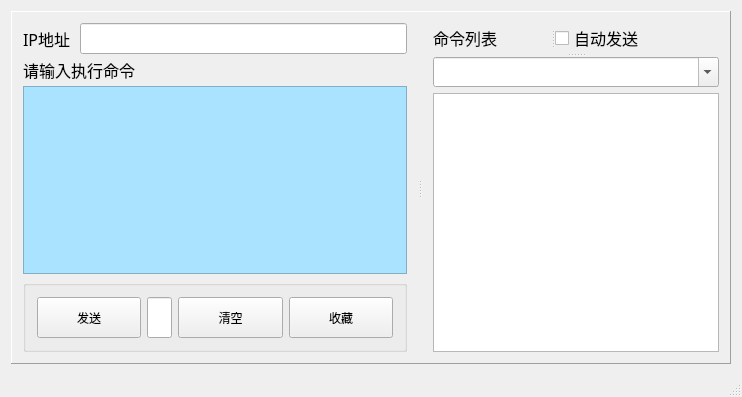
<?xml version="1.0" encoding="UTF-8"?>
<ui version="4.0">
 <class>MainWindow</class>
 <widget class="QMainWindow" name="MainWindow">
  <property name="geometry">
   <rect>
    <x>0</x>
    <y>0</y>
    <width>742</width>
    <height>397</height>
   </rect>
  </property>
  <property name="windowTitle">
   <string>命令客户端</string>
  </property>
  <widget class="QWidget" name="centralWidget">
   <layout class="QGridLayout" name="gridLayout">
    <item row="0" column="0">
     <widget class="QSplitter" name="splitter">
      <property name="sizePolicy">
       <sizepolicy hsizetype="Expanding" vsizetype="Expanding">
        <horstretch>3</horstretch>
        <verstretch>0</verstretch>
       </sizepolicy>
      </property>
      <property name="frameShape">
       <enum>QFrame::Panel</enum>
      </property>
      <property name="frameShadow">
       <enum>QFrame::Raised</enum>
      </property>
      <property name="orientation">
       <enum>Qt::Horizontal</enum>
      </property>
      <property name="childrenCollapsible">
       <bool>true</bool>
      </property>
      <widget class="QWidget" name="layoutWidget">
       <layout class="QVBoxLayout" name="verticalLayout">
        <item>
         <layout class="QHBoxLayout" name="horizontalLayout_2">
          <item>
           <widget class="QLabel" name="label_2">
            <property name="minimumSize">
             <size>
              <width>51</width>
              <height>16</height>
             </size>
            </property>
            <property name="font">
             <font>
              <family>宋体</family>
              <pointsize>12</pointsize>
              <weight>50</weight>
              <bold>false</bold>
             </font>
            </property>
            <property name="text">
             <string>IP地址</string>
            </property>
           </widget>
          </item>
          <item>
           <widget class="QLineEdit" name="lineEdit">
            <property name="minimumSize">
             <size>
              <width>251</width>
              <height>31</height>
             </size>
            </property>
           </widget>
          </item>
         </layout>
        </item>
        <item>
         <widget class="QLabel" name="label">
          <property name="minimumSize">
           <size>
            <width>131</width>
            <height>16</height>
           </size>
          </property>
          <property name="maximumSize">
           <size>
            <width>16777215</width>
            <height>30</height>
           </size>
          </property>
          <property name="font">
           <font>
            <family>宋体</family>
            <pointsize>12</pointsize>
            <weight>50</weight>
            <bold>false</bold>
           </font>
          </property>
          <property name="text">
           <string>请输入执行命令</string>
          </property>
         </widget>
        </item>
        <item>
         <widget class="QTextEdit" name="textEdit">
          <property name="maximumSize">
           <size>
            <width>16777215</width>
            <height>16777215</height>
           </size>
          </property>
          <property name="font">
           <font>
            <family>宋体</family>
            <pointsize>14</pointsize>
            <weight>75</weight>
            <bold>true</bold>
           </font>
          </property>
          <property name="styleSheet">
           <string notr="true">background-color: rgb(170, 227, 255);</string>
          </property>
         </widget>
        </item>
        <item>
         <widget class="QGroupBox" name="horizontalGroupBox">
          <layout class="QHBoxLayout" name="horizontalLayout">
           <item>
            <widget class="QPushButton" name="pushButton_connect">
             <property name="minimumSize">
              <size>
               <width>91</width>
               <height>41</height>
              </size>
             </property>
             <property name="maximumSize">
              <size>
               <width>107</width>
               <height>41</height>
              </size>
             </property>
             <property name="text">
              <string>发送</string>
             </property>
            </widget>
           </item>
           <item>
            <widget class="QLineEdit" name="lineEdit_sendnum">
             <property name="minimumSize">
              <size>
               <width>10</width>
               <height>10</height>
              </size>
             </property>
             <property name="maximumSize">
              <size>
               <width>25</width>
               <height>41</height>
              </size>
             </property>
             <property name="toolTip">
              <string>执行数量</string>
             </property>
             <property name="maxLength">
              <number>300</number>
             </property>
            </widget>
           </item>
           <item>
            <widget class="QPushButton" name="pushButton_clear">
             <property name="minimumSize">
              <size>
               <width>91</width>
               <height>41</height>
              </size>
             </property>
             <property name="maximumSize">
              <size>
               <width>106</width>
               <height>41</height>
              </size>
             </property>
             <property name="text">
              <string>清空</string>
             </property>
            </widget>
           </item>
           <item>
            <widget class="QPushButton" name="pushButton_collect">
             <property name="minimumSize">
              <size>
               <width>91</width>
               <height>41</height>
              </size>
             </property>
             <property name="maximumSize">
              <size>
               <width>106</width>
               <height>41</height>
              </size>
             </property>
             <property name="text">
              <string>收藏</string>
             </property>
            </widget>
           </item>
          </layout>
         </widget>
        </item>
       </layout>
      </widget>
      <widget class="QWidget" name="layoutWidget">
       <layout class="QVBoxLayout" name="verticalLayout_2">
        <item>
         <widget class="QSplitter" name="splitter_4">
          <property name="orientation">
           <enum>Qt::Vertical</enum>
          </property>
          <widget class="QSplitter" name="splitter_3">
           <property name="orientation">
            <enum>Qt::Horizontal</enum>
           </property>
           <widget class="QLabel" name="label_3">
            <property name="minimumSize">
             <size>
              <width>0</width>
              <height>0</height>
             </size>
            </property>
            <property name="maximumSize">
             <size>
              <width>16777215</width>
              <height>30</height>
             </size>
            </property>
            <property name="font">
             <font>
              <family>宋体</family>
              <pointsize>12</pointsize>
              <weight>50</weight>
              <bold>false</bold>
             </font>
            </property>
            <property name="text">
             <string>命令列表</string>
            </property>
           </widget>
           <widget class="QCheckBox" name="checkBox_autosend">
            <property name="font">
             <font>
              <family>宋体</family>
              <pointsize>12</pointsize>
              <weight>50</weight>
              <bold>false</bold>
             </font>
            </property>
            <property name="text">
             <string>自动发送</string>
            </property>
           </widget>
          </widget>
          <widget class="QComboBox" name="comboBox_findlist">
           <property name="maximumSize">
            <size>
             <width>16777215</width>
             <height>30</height>
            </size>
           </property>
           <property name="font">
            <font>
             <family>Times New Roman</family>
             <pointsize>14</pointsize>
            </font>
           </property>
           <property name="editable">
            <bool>true</bool>
           </property>
           <property name="maxVisibleItems">
            <number>30</number>
           </property>
          </widget>
         </widget>
        </item>
        <item>
         <widget class="QListWidget" name="listWidget_cmdlist">
          <property name="font">
           <font>
            <family>宋体</family>
            <pointsize>12</pointsize>
            <weight>50</weight>
            <italic>false</italic>
            <bold>false</bold>
           </font>
          </property>
          <property name="styleSheet">
           <string notr="true">selection-color: rgb(0, 255, 255);</string>
          </property>
         </widget>
        </item>
       </layout>
      </widget>
     </widget>
    </item>
   </layout>
  </widget>
  <widget class="QStatusBar" name="statusBar"/>
 </widget>
 <layoutdefault spacing="6" margin="11"/>
 <resources/>
 <connections/>
</ui>
